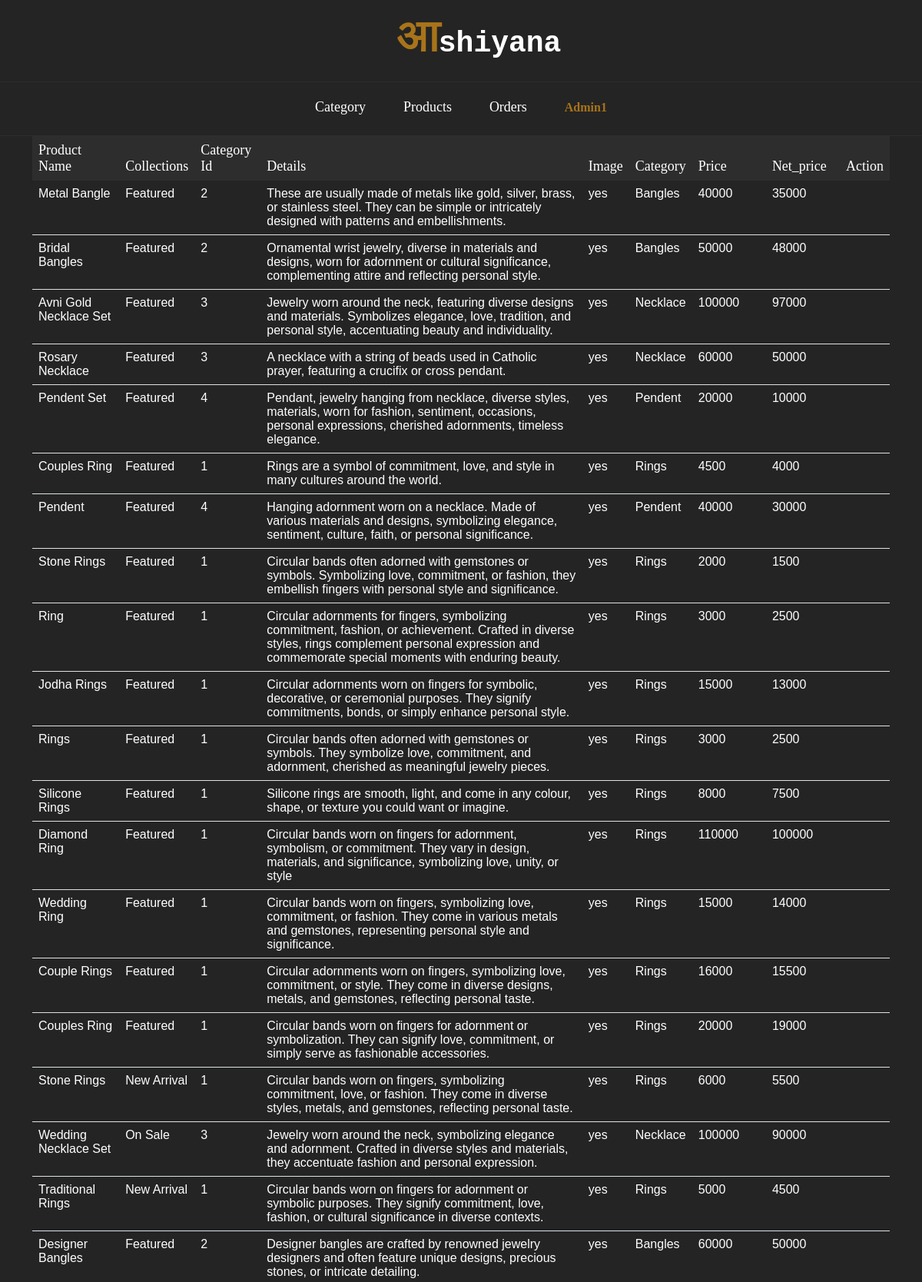
Page /admin/products.php (signed in, upper part) on the committed database.
### tables this page shows
CREATE TABLE `products` (
  `product_id` int(100) NOT NULL,
  `name` varchar(100) NOT NULL,
  `collection` varchar(255) NOT NULL,
  `cat_id` int(255) NOT NULL,
  `details` varchar(500) NOT NULL,
  `image` varchar(100) NOT NULL,
  `category` varchar(255) NOT NULL,
  `price` int(255) NOT NULL,
  `net_price` int(255) NOT NULL
);

### admin/products.php (the view, shortened to what this page needs)
<div class="home_black_version">
    <?php
    include('header.php');
    ?>
    <section id="content">
        <div class="content-blog">
            <div class="container">
                <table class="table table-stiped">
                    <thead>
                        <tr>
                            <th>Product Name</th>
                            <th>Collections</th>
                            <th>Category Id</th>
                            <th>Details </th>
                            <th>Image</th>
                            <th>Category</th>
                            <th>Price</th>
                            <th>Net_price</th>
                            <th>Action</th>
                        </tr>
                    </thead>
                    <tbody>
                        <?php
                        $sql = "SELECT * FROM products";
                        $result = mysqli_query($conn, $sql);
                        if (mysqli_num_rows($result) > 0) {
                            while ($row = mysqli_fetch_assoc($result)) {
                                ?>
                                <tr>
                                    <td>
                                        <?php echo $row["name"]; ?>
                                    </td>
                                    <td>
                                    <?php echo $row["collection"] ;?>
                                    </td>
                                    <td>
                                        <?php echo $row["cat_id"]; ?>
                                    </td>
                                    <td>
                                        <?php echo $row["details"]; ?>
                                    </td>
                                    <td>
                                        <?php if (isset($row["image"])) {
                                            echo 'yes';
                                        } else {
                                            echo 'no';
                                        }
                                        ["image"] ?>
                                    </td>
                                    <td>
                                        <?php echo $row["category"] ?>
                                    </td>
                                    <td>
                                        <?php echo $row["price"] ?>
                                    </td>
                                    <td>
                                        <?php echo $row["net_price"] ?>
                                    </td>
                                    <td>
                                    </td>
                                </tr>
                                <?php
                            }
                        } else {
                            echo "0 results";
                        }
                        ?>
                    </tbody>
                </table>
            </div>
        </div>
    </section>
</div>

### style.css (style rules this page uses)
* { box-sizing: border-box; }
*, *::after, *::before { box-sizing: border-box; }
html, body { height: 100%; }
body { line-height: 24px; font-size: 14px; font-style: normal; font-weight: 400; visibility: visible; font-family: "Poppins", sans-serif; color: #5a5a5a; }
.home_black_version { background: #242424; }

### admin/products.php (style rules this page uses)
.content-blog th { color: #ffffff; font-family: serif; font-weight: 400; font-size: 18px; background: #2d2d2d; border-style: none; }
.table>:not(caption)>*>* { color: #fff; }

### rows in the picture
products: name "Metal Bangle", collection "Featured", cat "2", details "These are usually made of metals like gold, silver, brass, or stainless steel. They can be simple or intricately designed with patterns and embellishments.", image "yes", category "Bangles", price "40000", net_price "35000"
products: name "Bridal Bangles", collection "Featured", cat "2", details "Ornamental wrist jewelry, diverse in materials and designs, worn for adornment or cultural significance, complementing attire and reflecting personal style.", image "yes", category "Bangles", price "50000", net_price "48000"
products: name "Avni Gold Necklace Set", collection "Featured", cat "3", details "Jewelry worn around the neck, featuring diverse designs and materials. Symbolizes elegance, love, tradition, and personal style, accentuating beauty and individuality.", image "yes", category "Necklace", price "100000", net_price "97000"
products: name "Rosary Necklace", collection "Featured", cat "3", details "A necklace with a string of beads used in Catholic prayer, featuring a crucifix or cross pendant.", image "yes", category "Necklace", price "60000", net_price "50000"
products: name "Pendent Set", collection "Featured", cat "4", details "Pendant, jewelry hanging from necklace, diverse styles, materials, worn for fashion, sentiment, occasions, personal expressions, cherished adornments, timeless elegance.", image "yes", category "Pendent", price "20000", net_price "10000"
products: name "Couples Ring", collection "Featured", cat "1", details "Rings are a symbol of commitment, love, and style in many cultures around the world.", image "yes", category "Rings", price "4500", net_price "4000"
products: name "Pendent", collection "Featured", cat "4", details "Hanging adornment worn on a necklace. Made of various materials and designs, symbolizing elegance, sentiment, culture, faith, or personal significance.", image "yes", category "Pendent", price "40000", net_price "30000"
products: name "Stone Rings", collection "Featured", cat "1", details "Circular bands often adorned with gemstones or symbols. Symbolizing love, commitment, or fashion, they embellish fingers with personal style and significance.", image "yes", category "Rings", price "2000", net_price "1500"
products: name "Ring", collection "Featured", cat "1", details "Circular adornments for fingers, symbolizing commitment, fashion, or achievement. Crafted in diverse styles, rings complement personal expression and commemorate special moments with enduring beauty.", image "yes", category "Rings", price "3000", net_price "2500"
products: name "Jodha Rings", collection "Featured", cat "1", details "Circular adornments worn on fingers for symbolic, decorative, or ceremonial purposes. They signify commitments, bonds, or simply enhance personal style.", image "yes", category "Rings", price "15000", net_price "13000"
products: name "Rings", collection "Featured", cat "1", details "Circular bands often adorned with gemstones or symbols. They symbolize love, commitment, and adornment, cherished as meaningful jewelry pieces.", image "yes", category "Rings", price "3000", net_price "2500"
products: name "Silicone Rings", collection "Featured", cat "1", details "Silicone rings are smooth, light, and come in any colour, shape, or texture you could want or imagine.", image "yes", category "Rings", price "8000", net_price "7500"
products: name "Diamond Ring", collection "Featured", cat "1", details "Circular bands worn on fingers for adornment, symbolism, or commitment. They vary in design, materials, and significance, symbolizing love, unity, or style", image "yes", category "Rings", price "110000", net_price "100000"
products: name "Wedding Ring", collection "Featured", cat "1", details "Circular bands worn on fingers, symbolizing love, commitment, or fashion. They come in various metals and gemstones, representing personal style and significance.", image "yes", category "Rings", price "15000", net_price "14000"
products: name "Couple Rings", collection "Featured", cat "1", details "Circular adornments worn on fingers, symbolizing love, commitment, or style. They come in diverse designs, metals, and gemstones, reflecting personal taste.", image "yes", category "Rings", price "16000", net_price "15500"
products: name "Couples Ring", collection "Featured", cat "1", details "Circular bands worn on fingers for adornment or symbolization. They can signify love, commitment, or simply serve as fashionable accessories.", image "yes", category "Rings", price "20000", net_price "19000"
products: name "Stone Rings", collection "New Arrival", cat "1", details "Circular bands worn on fingers, symbolizing commitment, love, or fashion. They come in diverse styles, metals, and gemstones, reflecting personal taste.", image "yes", category "Rings", price "6000", net_price "5500"
products: name "Wedding Necklace Set", collection "On Sale", cat "3", details "Jewelry worn around the neck, symbolizing elegance and adornment. Crafted in diverse styles and materials, they accentuate fashion and personal expression.", image "yes", category "Necklace", price "100000", net_price "90000"
products: name "Traditional Rings", collection "New Arrival", cat "1", details "Circular bands worn on fingers for adornment or symbolic purposes. They signify commitment, love, fashion, or cultural significance in diverse contexts.", image "yes", category "Rings", price "5000", net_price "4500"
products: name "Designer Bangles", collection "Featured", cat "2", details "Designer bangles are crafted by renowned jewelry designers and often feature unique designs, precious stones, or intricate detailing.", image "yes", category "Bangles", price "60000", net_price "50000"

### other values in the picture
$_SESSION['admin_name'] "Admin1"
